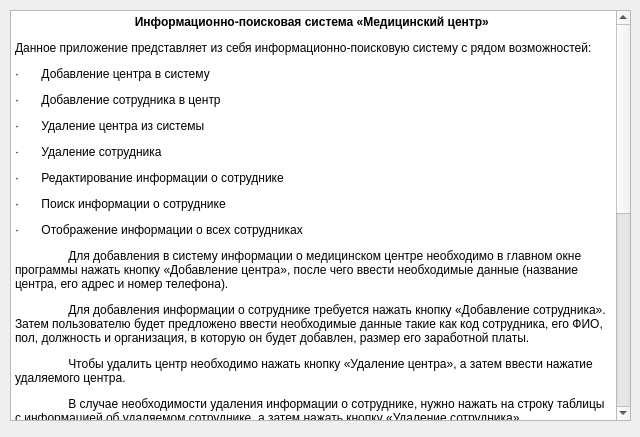
<?xml version="1.0" encoding="UTF-8"?>
<ui version="4.0">
 <class>Manual</class>
 <widget class="QWidget" name="Manual">
  <property name="geometry">
   <rect>
    <x>0</x>
    <y>0</y>
    <width>640</width>
    <height>437</height>
   </rect>
  </property>
  <property name="minimumSize">
   <size>
    <width>640</width>
    <height>437</height>
   </size>
  </property>
  <property name="maximumSize">
   <size>
    <width>640</width>
    <height>437</height>
   </size>
  </property>
  <property name="windowTitle">
   <string>Form</string>
  </property>
  <widget class="QTextBrowser" name="textBrowser">
   <property name="geometry">
    <rect>
     <x>10</x>
     <y>10</y>
     <width>621</width>
     <height>411</height>
    </rect>
   </property>
   <property name="html">
    <string>&lt;!DOCTYPE HTML PUBLIC &quot;-//W3C//DTD HTML 4.0//EN&quot; &quot;http://www.w3.org/TR/REC-html40/strict.dtd&quot;&gt;
&lt;html&gt;&lt;head&gt;&lt;meta name=&quot;qrichtext&quot; content=&quot;1&quot; /&gt;&lt;meta charset=&quot;utf-8&quot; /&gt;&lt;style type=&quot;text/css&quot;&gt;
p, li { white-space: pre-wrap; }
&lt;/style&gt;&lt;/head&gt;&lt;body style=&quot; font-family:'Segoe UI'; font-size:9pt; font-weight:400; font-style:normal;&quot;&gt;
&lt;p align=&quot;center&quot; style=&quot; margin-top:12px; margin-bottom:12px; margin-left:0px; margin-right:0px; -qt-block-indent:0; text-indent:0px;&quot;&gt;&lt;span style=&quot; font-weight:700;&quot;&gt;Информационно-поисковая система «Медицинский центр»&lt;/span&gt; &lt;/p&gt;
&lt;p style=&quot; margin-top:12px; margin-bottom:12px; margin-left:0px; margin-right:0px; -qt-block-indent:0; text-indent:0px;&quot;&gt;Данное приложение представляет из себя информационно-поисковую систему с рядом возможностей: &lt;/p&gt;
&lt;p style=&quot; margin-top:12px; margin-bottom:12px; margin-left:0px; margin-right:0px; -qt-block-indent:0; text-indent:0px;&quot;&gt;&lt;span style=&quot; font-family:'Symbol';&quot;&gt;·&lt;/span&gt;&lt;span style=&quot; font-family:'Times New Roman'; font-size:7pt;&quot;&gt;         &lt;/span&gt;Добавление центра в систему &lt;/p&gt;
&lt;p style=&quot; margin-top:12px; margin-bottom:12px; margin-left:0px; margin-right:0px; -qt-block-indent:0; text-indent:0px;&quot;&gt;&lt;span style=&quot; font-family:'Symbol';&quot;&gt;·&lt;/span&gt;&lt;span style=&quot; font-family:'Times New Roman'; font-size:7pt;&quot;&gt;         &lt;/span&gt;Добавление сотрудника в центр &lt;/p&gt;
&lt;p style=&quot; margin-top:12px; margin-bottom:12px; margin-left:0px; margin-right:0px; -qt-block-indent:0; text-indent:0px;&quot;&gt;&lt;span style=&quot; font-family:'Symbol';&quot;&gt;·&lt;/span&gt;&lt;span style=&quot; font-family:'Times New Roman'; font-size:7pt;&quot;&gt;         &lt;/span&gt;Удаление центра из системы &lt;/p&gt;
&lt;p style=&quot; margin-top:12px; margin-bottom:12px; margin-left:0px; margin-right:0px; -qt-block-indent:0; text-indent:0px;&quot;&gt;&lt;span style=&quot; font-family:'Symbol';&quot;&gt;·&lt;/span&gt;&lt;span style=&quot; font-family:'Times New Roman'; font-size:7pt;&quot;&gt;         &lt;/span&gt;Удаление сотрудника &lt;/p&gt;
&lt;p style=&quot; margin-top:12px; margin-bottom:12px; margin-left:0px; margin-right:0px; -qt-block-indent:0; text-indent:0px;&quot;&gt;&lt;span style=&quot; font-family:'Symbol';&quot;&gt;·&lt;/span&gt;&lt;span style=&quot; font-family:'Times New Roman'; font-size:7pt;&quot;&gt;         &lt;/span&gt;Редактирование информации о сотруднике &lt;/p&gt;
&lt;p style=&quot; margin-top:12px; margin-bottom:12px; margin-left:0px; margin-right:0px; -qt-block-indent:0; text-indent:0px;&quot;&gt;&lt;span style=&quot; font-family:'Symbol';&quot;&gt;·&lt;/span&gt;&lt;span style=&quot; font-family:'Times New Roman'; font-size:7pt;&quot;&gt;         &lt;/span&gt;Поиск информации о сотруднике &lt;/p&gt;
&lt;p style=&quot; margin-top:12px; margin-bottom:12px; margin-left:0px; margin-right:0px; -qt-block-indent:0; text-indent:0px;&quot;&gt;&lt;span style=&quot; font-family:'Symbol';&quot;&gt;·&lt;/span&gt;&lt;span style=&quot; font-family:'Times New Roman'; font-size:7pt;&quot;&gt;         &lt;/span&gt;Отображение информации о всех сотрудниках &lt;/p&gt;
&lt;p style=&quot; margin-top:12px; margin-bottom:12px; margin-left:0px; margin-right:0px; -qt-block-indent:0; text-indent:0px;&quot;&gt;                Для добавления в систему информации о медицинском центре необходимо в главном окне программы нажать кнопку «Добавление центра», после чего ввести необходимые данные (название центра, его адрес и номер телефона). &lt;/p&gt;
&lt;p style=&quot; margin-top:12px; margin-bottom:12px; margin-left:0px; margin-right:0px; -qt-block-indent:0; text-indent:0px;&quot;&gt;                Для добавления информации о сотруднике требуется нажать кнопку «Добавление сотрудника». Затем пользователю будет предложено ввести необходимые данные такие как код сотрудника, его ФИО, пол, должность и организация, в которую он будет добавлен, размер его заработной платы. &lt;/p&gt;
&lt;p style=&quot; margin-top:12px; margin-bottom:12px; margin-left:0px; margin-right:0px; -qt-block-indent:0; text-indent:0px;&quot;&gt;                Чтобы удалить центр необходимо нажать кнопку «Удаление центра», а затем ввести нажатие удаляемого центра. &lt;/p&gt;
&lt;p style=&quot; margin-top:12px; margin-bottom:12px; margin-left:0px; margin-right:0px; -qt-block-indent:0; text-indent:0px;&quot;&gt;                В случае необходимости удаления информации о сотруднике, нужно нажать на строку таблицы с информацией об удаляемом сотруднике, а затем нажать кнопку «Удаление сотрудника». &lt;/p&gt;
&lt;p style=&quot; margin-top:12px; margin-bottom:12px; margin-left:0px; margin-right:0px; -qt-block-indent:0; text-indent:0px;&quot;&gt;                Чтобы редактировать информацию о сотруднике, нужно выбрать строку таблицы с информацией о данном сотруднике, а затем нажать на кнопку «Редактирование данных». Пользователю будет предоставлена возможность выбрать, какие данные вы хотите редактировать. &lt;/p&gt;
&lt;p style=&quot; margin-top:12px; margin-bottom:12px; margin-left:0px; margin-right:0px; -qt-block-indent:0; text-indent:0px;&quot;&gt;                Для поиска информации об отдельных сотрудниках нужно нажать на кнопку «Поиск информации», после чего в выпадающем списке выбрать критерий, по которому будет производиться поиск, а затем параметры этого критерия. &lt;/p&gt;
&lt;p style=&quot; margin-top:12px; margin-bottom:12px; margin-left:0px; margin-right:0px; -qt-block-indent:0; text-indent:0px;&quot;&gt;                Кнопка «Отображение информации» служит для вывода информации о всех сотрудниках всех центров в таблицу. &lt;/p&gt;
&lt;p style=&quot; margin-top:12px; margin-bottom:12px; margin-left:0px; margin-right:0px; -qt-block-indent:0; text-indent:0px;&quot;&gt;                В верхнем левом углу программы имеется меню, содержащее пункты &amp;quot;Файл&amp;quot; и &amp;quot;Справка&amp;quot;. В меню «Файл» предусмотрены следующие пункты: &lt;/p&gt;
&lt;p style=&quot; margin-top:12px; margin-bottom:12px; margin-left:0px; margin-right:0px; -qt-block-indent:0; text-indent:0px;&quot;&gt;&lt;span style=&quot; font-family:'Symbol';&quot;&gt;·&lt;/span&gt;&lt;span style=&quot; font-family:'Times New Roman'; font-size:7pt;&quot;&gt;         &lt;/span&gt;«Создать» – создание нового списка медицинских центров и их сотрудников с возможность предварительного сохранения старого &lt;/p&gt;
&lt;p style=&quot; margin-top:12px; margin-bottom:12px; margin-left:0px; margin-right:0px; -qt-block-indent:0; text-indent:0px;&quot;&gt;&lt;span style=&quot; font-family:'Symbol';&quot;&gt;·&lt;/span&gt;&lt;span style=&quot; font-family:'Times New Roman'; font-size:7pt;&quot;&gt;         &lt;/span&gt;«Открыть» – открытие файла с информацией о сотрудниках и мед. центрах &lt;/p&gt;
&lt;p style=&quot; margin-top:12px; margin-bottom:12px; margin-left:0px; margin-right:0px; -qt-block-indent:0; text-indent:0px;&quot;&gt;&lt;span style=&quot; font-family:'Symbol';&quot;&gt;·&lt;/span&gt;&lt;span style=&quot; font-family:'Times New Roman'; font-size:7pt;&quot;&gt;         &lt;/span&gt;«Сохранить» и «Сохранить как» - сохранение информации в файл &lt;/p&gt;
&lt;p style=&quot; margin-top:12px; margin-bottom:12px; margin-left:0px; margin-right:0px; -qt-block-indent:0; text-indent:0px;&quot;&gt;&lt;span style=&quot; font-family:'Symbol';&quot;&gt;·&lt;/span&gt;&lt;span style=&quot; font-family:'Times New Roman'; font-size:7pt;&quot;&gt;         &lt;/span&gt;«Выход» – выход из программы &lt;/p&gt;
&lt;p style=&quot; margin-top:12px; margin-bottom:12px; margin-left:0px; margin-right:0px; -qt-block-indent:0; text-indent:0px;&quot;&gt;                Меню «Справка» предоставляет следующие функции: &lt;/p&gt;
&lt;p style=&quot; margin-top:12px; margin-bottom:12px; margin-left:0px; margin-right:0px; -qt-block-indent:0; text-indent:0px;&quot;&gt;&lt;span style=&quot; font-family:'Symbol';&quot;&gt;·&lt;/span&gt;&lt;span style=&quot; font-family:'Times New Roman'; font-size:7pt;&quot;&gt;         &lt;/span&gt;«Руководство» - вывод информации о функциональных способностях программы &lt;/p&gt;
&lt;p style=&quot; margin-top:12px; margin-bottom:12px; margin-left:0px; margin-right:0px; -qt-block-indent:0; text-indent:0px;&quot;&gt;&lt;span style=&quot; font-family:'Symbol';&quot;&gt;·&lt;/span&gt;&lt;span style=&quot; font-family:'Times New Roman'; font-size:7pt;&quot;&gt;         &lt;/span&gt;«О программе» - описание программы, информация о её создателе и назначении &lt;/p&gt;
&lt;p style=&quot; margin-top:12px; margin-bottom:12px; margin-left:0px; margin-right:0px; -qt-block-indent:0; text-indent:0px;&quot;&gt;             В программе можно работать с файлами формата .xlsx (Excel) и .txt (текстовые документы)&lt;/p&gt;&lt;/body&gt;&lt;/html&gt;</string>
   </property>
  </widget>
 </widget>
 <resources/>
 <connections/>
</ui>
